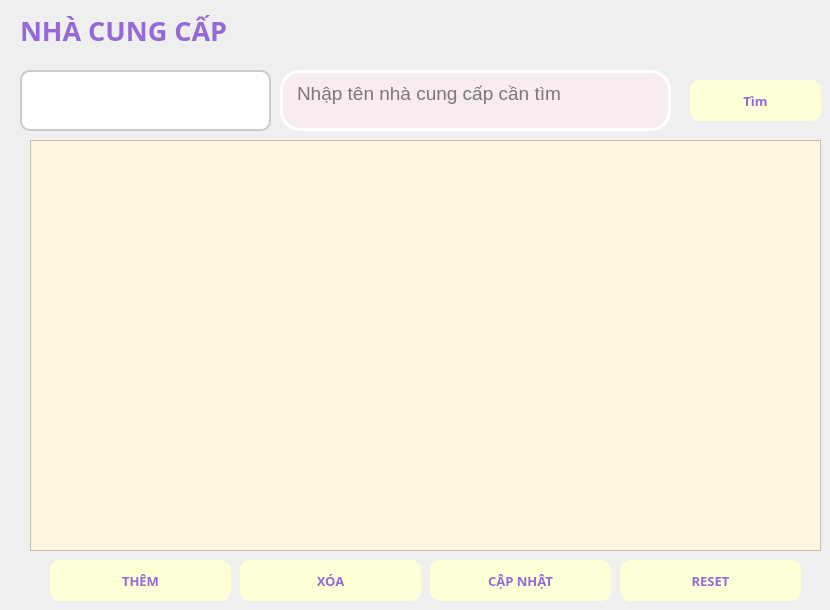
    <widget class="QWidget" name="nhaccap">
     <widget class="QLabel" name="label_16">
      <property name="geometry">
       <rect>
        <x>20</x>
        <y>10</y>
        <width>281</width>
        <height>41</height>
       </rect>
      </property>
      <property name="font">
       <font>
        <family>Segoe UI Black</family>
        <pointsize>20</pointsize>
        <weight>75</weight>
        <bold>true</bold>
       </font>
      </property>
      <property name="styleSheet">
       <string notr="true">color: rgb(149, 106, 214);</string>
      </property>
      <property name="text">
       <string>NHÀ CUNG CẤP</string>
      </property>
     </widget>
     <widget class="QComboBox" name="cbo_diachi">
      <property name="geometry">
       <rect>
        <x>20</x>
        <y>70</y>
        <width>251</width>
        <height>61</height>
       </rect>
      </property>
      <property name="font">
       <font>
        <family>Segoe UI Black</family>
        <pointsize>12</pointsize>
        <weight>10</weight>
        <italic>false</italic>
        <bold>false</bold>
       </font>
      </property>
      <property name="styleSheet">
       <string notr="true">QComboBox {
	font: 87 12pt &quot;Segoe UI Black&quot;;
          background-color: white;
          border: 2px solid #ccc;
          border-radius: 10px;
          padding: 5px;

      }
      QComboBox::drop-down {
          border: none;
          background: transparent;
      }
      QComboBox::down-arrow {
          image: url(down-arrow.png); /* Thay bằng icon của bạn */
          width: 14px;
          height: 14px;
      }
</string>
      </property>
      <item>
       <property name="text">
        <string/>
       </property>
      </item>
      <item>
       <property name="text">
        <string/>
       </property>
      </item>
     </widget>
     <widget class="QTableView" name="tb_nhaccap">
      <property name="geometry">
       <rect>
        <x>30</x>
        <y>140</y>
        <width>791</width>
        <height>411</height>
       </rect>
      </property>
      <property name="styleSheet">
       <string notr="true">
    QTableView {
        background-color: #FFF5E1;  /* Màu nền */
        alternate-background-color: #FFDAB9;  /* Màu xen kẽ */
        gridline-color: #8B0000;  /* Màu đường kẻ */
        color: #000;  /* Màu chữ */
    }
    QHeaderView::section {
        background-color: #FF7F50;  /* Màu tiêu đề */
        color: white;
        font-weight: bold;
        padding: 5px;
    }</string>
      </property>
      <property name="editTriggers">
       <set>QAbstractItemView::NoEditTriggers</set>
      </property>
      <property name="alternatingRowColors">
       <bool>true</bool>
      </property>
     </widget>
     <widget class="QPushButton" name="btn_xoancc">
      <property name="geometry">
       <rect>
        <x>240</x>
        <y>560</y>
        <width>181</width>
        <height>41</height>
       </rect>
      </property>
      <property name="font">
       <font>
        <family>Arial Black</family>
        <pointsize>10</pointsize>
        <weight>75</weight>
        <bold>true</bold>
       </font>
      </property>
      <property name="styleSheet">
       <string notr="true">QPushButton {
    background-color:rgb(255, 255, 215); /* Màu nền xanh dương */
    /* Màu chữ trắng rgb(255, 255, 215)*/
	color: rgb(149, 106, 214);
    border-radius: 10px; /* Bo góc */
}
QPushButton:hover {
 /* Màu nền khi rê chuột */
	background-color: rgb(108, 187, 174);
color: white
}
QPushButton:pressed {
    background-color: rgb(31, 97, 141); /* Màu nền khi nhấn */
}</string>
      </property>
      <property name="text">
       <string>XÓA</string>
      </property>
     </widget>
     <widget class="QPushButton" name="btn_suancc">
      <property name="geometry">
       <rect>
        <x>430</x>
        <y>560</y>
        <width>181</width>
        <height>41</height>
       </rect>
      </property>
      <property name="font">
       <font>
        <family>Arial Black</family>
        <pointsize>10</pointsize>
        <weight>75</weight>
        <bold>true</bold>
       </font>
      </property>
      <property name="styleSheet">
       <string notr="true">QPushButton {
    background-color:rgb(255, 255, 215); /* Màu nền xanh dương */
    /* Màu chữ trắng rgb(255, 255, 215)*/
	color: rgb(149, 106, 214);
    border-radius: 10px; /* Bo góc */
}
QPushButton:hover {
 /* Màu nền khi rê chuột */
	background-color: rgb(108, 187, 174);
color: white
}
QPushButton:pressed {
    background-color: rgb(31, 97, 141); /* Màu nền khi nhấn */
}</string>
      </property>
      <property name="text">
       <string>CẬP NHẬT</string>
      </property>
     </widget>
     <widget class="QPushButton" name="btn_themncc">
      <property name="geometry">
       <rect>
        <x>50</x>
        <y>560</y>
        <width>181</width>
        <height>41</height>
       </rect>
      </property>
      <property name="font">
       <font>
        <family>Arial Black</family>
        <pointsize>10</pointsize>
        <weight>75</weight>
        <bold>true</bold>
       </font>
      </property>
      <property name="styleSheet">
       <string notr="true">QPushButton {
    background-color:rgb(255, 255, 215); /* Màu nền xanh dương */
    /* Màu chữ trắng rgb(255, 255, 215)*/
	color: rgb(149, 106, 214);
    border-radius: 10px; /* Bo góc */
}
QPushButton:hover {
 /* Màu nền khi rê chuột */
	background-color: rgb(108, 187, 174);
color: white
}
QPushButton:pressed {
    background-color: rgb(31, 97, 141); /* Màu nền khi nhấn */
}</string>
      </property>
      <property name="text">
       <string>THÊM</string>
      </property>
     </widget>
     <widget class="QPushButton" name="btn_refreshncc">
      <property name="geometry">
       <rect>
        <x>620</x>
        <y>560</y>
        <width>181</width>
        <height>41</height>
       </rect>
      </property>
      <property name="font">
       <font>
        <family>Arial Black</family>
        <pointsize>10</pointsize>
        <weight>75</weight>
        <bold>true</bold>
       </font>
      </property>
      <property name="styleSheet">
       <string notr="true">QPushButton {
    background-color:rgb(255, 255, 215); /* Màu nền xanh dương */
    /* Màu chữ trắng rgb(255, 255, 215)*/
	color: rgb(149, 106, 214);
    border-radius: 10px; /* Bo góc */
}
QPushButton:hover {
 /* Màu nền khi rê chuột */
	background-color: rgb(108, 187, 174);
color: white
}
QPushButton:pressed {
    background-color: rgb(31, 97, 141); /* Màu nền khi nhấn */
}</string>
      </property>
      <property name="text">
       <string>RESET</string>
      </property>
     </widget>
     <widget class="QPushButton" name="btn_timkiemncc">
      <property name="geometry">
       <rect>
        <x>690</x>
        <y>80</y>
        <width>131</width>
        <height>41</height>
       </rect>
      </property>
      <property name="font">
       <font>
        <family>Arial Black</family>
        <pointsize>10</pointsize>
        <weight>75</weight>
        <bold>true</bold>
       </font>
      </property>
      <property name="styleSheet">
       <string notr="true">QPushButton {
    background-color:rgb(255, 255, 215); /* Màu nền xanh dương */
    /* Màu chữ trắng rgb(255, 255, 215)*/
	color: rgb(149, 106, 214);
    border-radius: 10px; /* Bo góc */
}
QPushButton:hover {
 /* Màu nền khi rê chuột */
	background-color: rgb(108, 187, 174);
color: white
}
QPushButton:pressed {
    background-color: rgb(31, 97, 141); /* Màu nền khi nhấn */
}</string>
      </property>
      <property name="text">
       <string>Tìm</string>
      </property>
     </widget>
     <widget class="QTextEdit" name="txt_timkiemncc">
      <property name="geometry">
       <rect>
        <x>280</x>
        <y>70</y>
        <width>391</width>
        <height>61</height>
       </rect>
      </property>
      <property name="font">
       <font>
        <pointsize>14</pointsize>
       </font>
      </property>
      <property name="styleSheet">
       <string notr="true">background-color: rgb(248, 236, 240);
border: 3px solid #ffffff;  /* Viền màu hồng */
        border-radius: 20px;
        padding: 5px 10px;</string>
      </property>
      <property name="placeholderText">
       <string>Nhập tên nhà cung cấp cần tìm</string>
      </property>
     </widget>
    </widget>
